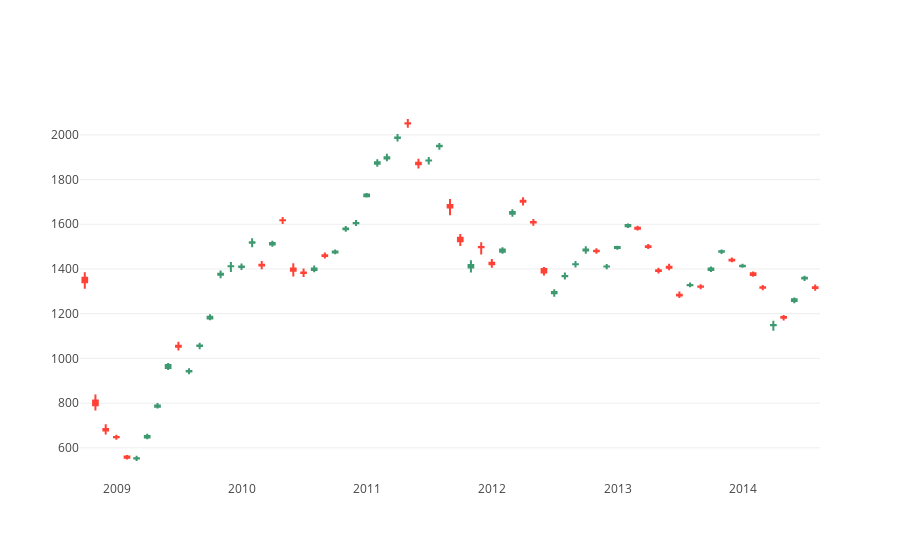

The cell this chart's notebook holds for it:
### Code cell
#from matplotlib.finance import candlestick_ohlc
import plotly.plotly as py
import plotly.offline as offline
from plotly.tools import FigureFactory as FF
import plotly.graph_objs as go

offline.init_notebook_mode(connected=True)

moex_cndl=pdfRTS_monthly.loc[moex_monthly.index.year>=lBaseYear_m] #moex_monthly.loc[moex_monthly.index.year>=lBaseYear_m]

#fig_cdl=FF.create_candlestick(moex_cndl['OPEN'], moex_cndl['HIGH'], moex_cndl['LOW'], moex_cndl['CLOSE'],  dates=moex_cndl.index)
fig_cdl=FF.create_candlestick(open=moex_cndl['Open'], high=moex_cndl['Max'], low=moex_cndl['Min'], close=moex_cndl['Close'],  dates=moex_cndl.index)
#add_line=go.Scatter(x=moex_cndl.index, y=moex_cndl['OPEN'], name='Open VALs', line=go.scatter.Line(color='black'))
#print(fig_cdl['data'])#.append([add_line])
offline.iplot(fig_cdl);#, filename='finance/aapl-candlestick', validate=False)

print(pdfRTS_monthly.columns.tolist())

### Figure 1 — Plotly figure (JSON) as saved in the notebook; plotly's stock layout.template omitted (floating-point values rounded to 4 significant figures; data arrays with more than 128 entries replaced by an {"elided": "..."} marker saying what was removed)
{"data": [{"boxpoints": false, "fillcolor": "#3D9970", "line": {"color": "#3D9970"}, "name": "Increasing", "showlegend": false, "type": "box", "uid": "6d2d4822-f705-11e8-9838-351426d38b82", "whiskerwidth": 0, "x": {"elided": "234 str values"}, "y": {"elided": "234 float values"}}, {"boxpoints": false, "fillcolor": "#FF4136", "line": {"color": "#FF4136"}, "name": "Decreasing", "showlegend": false, "type": "box", "uid": "6d2d4b10-f705-11e8-9838-351426d38b82", "whiskerwidth": 0, "x": {"elided": "192 str values"}, "y": {"elided": "192 float values"}}], "layout": {}}
